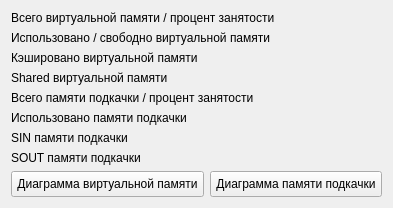
          <widget class="QWidget" name="tab_5">
           <attribute name="title">
            <string>Оперативная память</string>
           </attribute>
           <layout class="QVBoxLayout" name="verticalLayout_6">
            <item>
             <widget class="QLabel" name="label_13">
              <property name="text">
               <string>Всего виртуальной памяти / процент занятости</string>
              </property>
             </widget>
            </item>
            <item>
             <widget class="QLabel" name="label_15">
              <property name="text">
               <string>Использовано / свободно виртуальной памяти</string>
              </property>
             </widget>
            </item>
            <item>
             <widget class="QLabel" name="label_14">
              <property name="text">
               <string>Кэшировано виртуальной памяти</string>
              </property>
             </widget>
            </item>
            <item>
             <widget class="QLabel" name="label_16">
              <property name="text">
               <string>Shared виртуальной памяти</string>
              </property>
             </widget>
            </item>
            <item>
             <widget class="QLabel" name="label_17">
              <property name="text">
               <string>Всего памяти подкачки / процент занятости</string>
              </property>
             </widget>
            </item>
            <item>
             <widget class="QLabel" name="label_18">
              <property name="text">
               <string>Использовано памяти подкачки</string>
              </property>
             </widget>
            </item>
            <item>
             <widget class="QLabel" name="label_19">
              <property name="text">
               <string>SIN памяти подкачки</string>
              </property>
             </widget>
            </item>
            <item>
             <widget class="QLabel" name="label_20">
              <property name="text">
               <string>SOUT памяти подкачки</string>
              </property>
             </widget>
            </item>
            <item>
             <layout class="QHBoxLayout" name="horizontalLayout_3">
              <item>
               <widget class="QPushButton" name="pushButton_7">
                <property name="styleSheet">
                 <string notr="true">padding: 5px;</string>
                </property>
                <property name="text">
                 <string>Диаграмма виртуальной памяти</string>
                </property>
               </widget>
              </item>
              <item>
               <widget class="QPushButton" name="pushButton_8">
                <property name="styleSheet">
                 <string notr="true">padding: 5px;</string>
                </property>
                <property name="text">
                 <string>Диаграмма памяти подкачки</string>
                </property>
               </widget>
              </item>
             </layout>
            </item>
           </layout>
          </widget>
